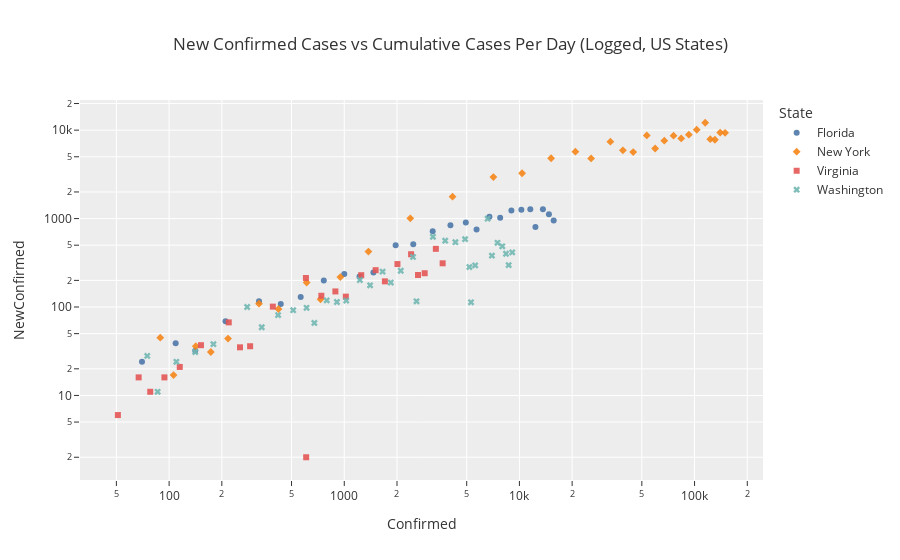

The cell this chart's notebook holds for it:
### Code cell
# Conducting a similar analysis applied towards US states:
statesToPlot = ['New York', 'Washington', 'Lousiana', 'Virginia', 'Florida']
fig =   px.scatter(data_frame=df_state[df_state.State.isin(statesToPlot)].loc[df_state.Confirmed>50], 
                   x='Confirmed', y='NewConfirmed', color='State', symbol='State',
                   log_x=True,log_y=True, labels={'y':'Daily New Cases', 'x':'Cumulative Confirmed Cases'},
                   hover_name='Date', hover_data=['State','DaysElapsed','Date','EpidemicStartDate'],
                   title='New Confirmed Cases vs Cumulative Cases Per Day (Logged, US States)', template='ggplot2', 
                   color_discrete_sequence= px.colors.qualitative.T10, opacity=0.9
#                    color_continuous_scale='Teal_r', 
                  )
# Add smoothed lines
fig.update(layout_coloraxis_showscale=False)
# fig.show(renderer='svg', width=1100, height=550)

### Figure 1 — Plotly figure (JSON) as saved in the notebook; plotly's stock layout.template omitted (floating-point values rounded to 4 significant figures; data arrays with more than 128 entries replaced by an {"elided": "..."} marker saying what was removed)
{"data": [{"customdata": [["Florida", 13, "2020-03-13", "2020-03-01"], ["Florida", 14, "2020-03-14", "2020-03-01"], ["Florida", 15, "2020-03-15", "2020-03-01"], ["Florida", 16, "2020-03-16", "2020-03-01"], ["Florida", 17, "2020-03-17", "2020-03-01"], ["Florida", 18, "2020-03-18", "2020-03-01"], ["Florida", 19, "2020-03-19", "2020-03-01"], ["Florida", 20, "2020-03-20", "2020-03-01"], ["Florida", 21, "2020-03-21", "2020-03-01"], ["Florida", 22, "2020-03-22", "2020-03-01"], ["Florida", 23, "2020-03-23", "2020-03-01"], ["Florida", 24, "2020-03-24", "2020-03-01"], ["Florida", 25, "2020-03-25", "2020-03-01"], ["Florida", 26, "2020-03-26", "2020-03-01"], ["Florida", 27, "2020-03-27", "2020-03-01"], ["Florida", 28, "2020-03-28", "2020-03-01"], ["Florida", 29, "2020-03-29", "2020-03-01"], ["Florida", 30, "2020-03-30", "2020-03-01"], ["Florida", 31, "2020-03-31", "2020-03-01"], ["Florida", 32, "2020-04-01", "2020-03-01"], ["Florida", 33, "2020-04-02", "2020-03-01"], ["Florida", 34, "2020-04-03", "2020-03-01"], ["Florida", 35, "2020-04-04", "2020-03-01"], ["Florida", 36, "2020-04-05", "2020-03-01"], ["Florida", 37, "2020-04-06", "2020-03-01"], ["Florida", 38, "2020-04-07", "2020-03-01"], ["Florida", 39, "2020-04-08", "2020-03-01"]], "hovertemplate": "<b>%{hovertext}</b><br><br>State=%{customdata[0]}<br>Confirmed=%{x}<br>NewConfirmed=%{y}<br>DaysElapsed=%{customdata[1]}<br>Date=%{customdata[2]}<br>EpidemicStartDate=%{customdata[3]}<extra></extra>", "hovertext": ["2020-03-13", "2020-03-14", "2020-03-15", "2020-03-16", "2020-03-17", "2020-03-18", "2020-03-19", "2020-03-20", "2020-03-21", "2020-03-22", "2020-03-23", "2020-03-24", "2020-03-25", "2020-03-26", "2020-03-27", "2020-03-28", "2020-03-29", "2020-03-30", "2020-03-31", "2020-04-01", "2020-04-02", "2020-04-03", "2020-04-04", "2020-04-05", "2020-04-06", "2020-04-07", "2020-04-08"], "legendgroup": "Florida", "marker": {"color": "#4C78A8", "opacity": 0.9, "symbol": "circle"}, "mode": "markers", "name": "Florida", "showlegend": true, "type": "scatter", "x": [70, 70, 109, 141, 210, 326, 434, 564, 764, 1000, 1222, 1467, 1965, 2477, 3198, 4038, 4942, 5694, 6741, 7765, 9000, 10260, 11537, 12342, 13621, 14739, 15690], "xaxis": "x", "y": [24, 0, 39, 32, 69, 116, 108, 130, 200, 236, 222, 245, 498, 512, 721, 840, 904, 752, 1047, 1024, 1235, 1260, 1277, 805, 1279, 1118, 951], "yaxis": "y"}, {"customdata": {"elided": "33x4 mixed values"}, "hovertemplate": "<b>%{hovertext}</b><br><br>State=%{customdata[0]}<br>Confirmed=%{x}<br>NewConfirmed=%{y}<br>DaysElapsed=%{customdata[1]}<br>Date=%{customdata[2]}<br>EpidemicStartDate=%{customdata[3]}<extra></extra>", "hovertext": ["2020-03-07", "2020-03-08", "2020-03-09", "2020-03-10", "2020-03-11", "2020-03-12", "2020-03-13", "2020-03-14", "2020-03-15", "2020-03-16", "2020-03-17", "2020-03-18", "2020-03-19", "2020-03-20", "2020-03-21", "2020-03-22", "2020-03-23", "2020-03-24", "2020-03-25", "2020-03-26", "2020-03-27", "2020-03-28", "2020-03-29", "2020-03-30", "2020-03-31", "2020-04-01", "2020-04-02", "2020-04-03", "2020-04-04", "2020-04-05", "2020-04-06", "2020-04-07", "2020-04-08"], "legendgroup": "New York", "marker": {"color": "#F58518", "opacity": 0.9, "symbol": "diamond"}, "mode": "markers", "name": "New York", "showlegend": true, "type": "scatter", "x": [89, 106, 142, 173, 217, 326, 421, 610, 732, 950, 1374, 2382, 4152, 7102, 10356, 15168, 20875, 25665, 33066, 38987, 44635, 53363, 59568, 67174, 75832, 83889, 92770, 102870, 114996, 122911, 130703, 140081, 149401], "xaxis": "x", "y": [45, 17, 36, 31, 44, 109, 95, 189, 122, 218, 424, 1008, 1770, 2950, 3254, 4812, 5707, 4790, 7401, 5921, 5648, 8728, 6205, 7606, 8658, 8057, 8881, 10100, 12126, 7915, 7792, 9378, 9320], "yaxis": "y"}, {"customdata": [["Virginia", 10, "2020-03-16", "2020-03-07"], ["Virginia", 11, "2020-03-17", "2020-03-07"], ["Virginia", 12, "2020-03-18", "2020-03-07"], ["Virginia", 13, "2020-03-19", "2020-03-07"], ["Virginia", 14, "2020-03-20", "2020-03-07"], ["Virginia", 15, "2020-03-21", "2020-03-07"], ["Virginia", 16, "2020-03-22", "2020-03-07"], ["Virginia", 17, "2020-03-23", "2020-03-07"], ["Virginia", 18, "2020-03-24", "2020-03-07"], ["Virginia", 19, "2020-03-25", "2020-03-07"], ["Virginia", 20, "2020-03-26", "2020-03-07"], ["Virginia", 21, "2020-03-27", "2020-03-07"], ["Virginia", 22, "2020-03-28", "2020-03-07"], ["Virginia", 23, "2020-03-29", "2020-03-07"], ["Virginia", 24, "2020-03-30", "2020-03-07"], ["Virginia", 25, "2020-03-31", "2020-03-07"], ["Virginia", 26, "2020-04-01", "2020-03-07"], ["Virginia", 27, "2020-04-02", "2020-03-07"], ["Virginia", 28, "2020-04-03", "2020-03-07"], ["Virginia", 29, "2020-04-04", "2020-03-07"], ["Virginia", 30, "2020-04-05", "2020-03-07"], ["Virginia", 31, "2020-04-06", "2020-03-07"], ["Virginia", 32, "2020-04-07", "2020-03-07"], ["Virginia", 33, "2020-04-08", "2020-03-07"]], "hovertemplate": "<b>%{hovertext}</b><br><br>State=%{customdata[0]}<br>Confirmed=%{x}<br>NewConfirmed=%{y}<br>DaysElapsed=%{customdata[1]}<br>Date=%{customdata[2]}<br>EpidemicStartDate=%{customdata[3]}<extra></extra>", "hovertext": ["2020-03-16", "2020-03-17", "2020-03-18", "2020-03-19", "2020-03-20", "2020-03-21", "2020-03-22", "2020-03-23", "2020-03-24", "2020-03-25", "2020-03-26", "2020-03-27", "2020-03-28", "2020-03-29", "2020-03-30", "2020-03-31", "2020-04-01", "2020-04-02", "2020-04-03", "2020-04-04", "2020-04-05", "2020-04-06", "2020-04-07", "2020-04-08"], "legendgroup": "Virginia", "marker": {"color": "#E45756", "opacity": 0.9, "symbol": "square"}, "mode": "markers", "name": "Virginia", "showlegend": true, "type": "scatter", "x": [51, 67, 78, 94, 115, 152, 219, 254, 290, 391, 604, 606, 740, 890, 1021, 1250, 1511, 1706, 2012, 2407, 2637, 2878, 3333, 3645], "xaxis": "x", "y": [6, 16, 11, 16, 21, 37, 67, 35, 36, 101, 213, 2, 134, 150, 131, 229, 261, 195, 306, 395, 230, 241, 455, 312], "yaxis": "y"}, {"customdata": {"elided": "35x4 mixed values"}, "hovertemplate": "<b>%{hovertext}</b><br><br>State=%{customdata[0]}<br>Confirmed=%{x}<br>NewConfirmed=%{y}<br>DaysElapsed=%{customdata[1]}<br>Date=%{customdata[2]}<br>EpidemicStartDate=%{customdata[3]}<extra></extra>", "hovertext": ["2020-03-05", "2020-03-06", "2020-03-07", "2020-03-08", "2020-03-09", "2020-03-10", "2020-03-11", "2020-03-12", "2020-03-13", "2020-03-14", "2020-03-15", "2020-03-16", "2020-03-17", "2020-03-18", "2020-03-19", "2020-03-20", "2020-03-21", "2020-03-22", "2020-03-23", "2020-03-24", "2020-03-25", "2020-03-26", "2020-03-27", "2020-03-28", "2020-03-29", "2020-03-30", "2020-03-31", "2020-04-01", "2020-04-02", "2020-04-03", "2020-04-04", "2020-04-05", "2020-04-06", "2020-04-07", "2020-04-08"], "legendgroup": "Washington", "marker": {"color": "#72B7B2", "opacity": 0.9, "symbol": "x"}, "mode": "markers", "name": "Washington", "showlegend": true, "type": "scatter", "x": [75, 86, 110, 141, 179, 279, 338, 419, 511, 609, 675, 794, 908, 1026, 1228, 1404, 1655, 1844, 2101, 2469, 2585, 3208, 3770, 4311, 4896, 5179, 5292, 5588, 6585, 6966, 7498, 7984, 8384, 8682, 9097], "xaxis": "x", "y": [28, 11, 24, 31, 38, 100, 59, 81, 92, 98, 66, 119, 114, 118, 202, 176, 251, 189, 257, 368, 116, 623, 562, 541, 585, 283, 113, 296, 997, 381, 532, 486, 400, 298, 415], "yaxis": "y"}], "layout": {"coloraxis": {"showscale": false}, "legend": {"title": {"text": "State"}, "tracegroupgap": 0}, "title": {"text": "New Confirmed Cases vs Cumulative Cases Per Day (Logged, US States)"}, "xaxis": {"anchor": "y", "domain": [0, 1], "title": {"text": "Confirmed"}, "type": "log"}, "yaxis": {"anchor": "x", "domain": [0, 1], "title": {"text": "NewConfirmed"}, "type": "log"}}}
